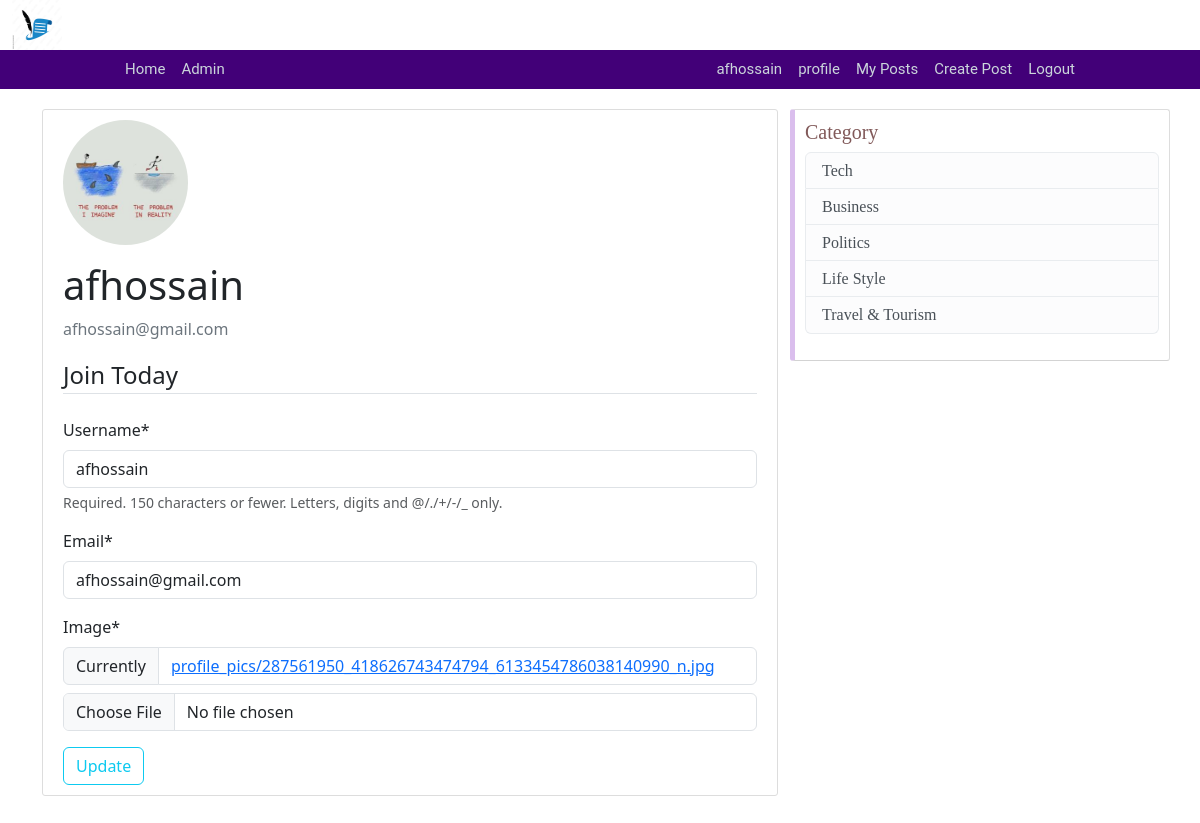
/profile/ (signed in), run on the app's committed database.
### users/models.py (models this page shows, shortened)
class Profile(models.Model):
    user=models.OneToOneField(User,on_delete=models.CASCADE)
    image=models.ImageField(default='default.jpg',upload_to='profile_pics')

### blog/models.py (models this page shows, shortened)
class Blog_Category(models.Model):
    name = models.CharField(max_length=100)

### users/views.py (the view)
# urls.py: path('profile/',user_views.profile,name='profile'),
@login_required
def profile(request):
        if request.method=="POST":
            u_form= UserUpdateForm(request.POST, instance= request.user)
            p_form=ProfileUpdateForm(request.POST, request.FILES ,instance= request.user.profile)
            if u_form.is_valid() and p_form.is_valid():
                u_form.save()
                p_form.save()
                messages.success(request,f'Your profile has been updated successfully!')
                return redirect("profile")
        else:
            u_form= UserUpdateForm( instance= request.user)
            p_form=ProfileUpdateForm(instance= request.user.profile)
        context={'u_form':u_form,
                 'p_form':p_form,
                 'blog_categories':get_blog_categories()}
        return render(request,'users/profile.html',context)

### users/forms.py
class UserUpdateForm(forms.ModelForm):
    email=forms.EmailField()
    class Meta:
        model=User
        fields=['username','email']

class ProfileUpdateForm(forms.ModelForm):
    class Meta:
        model=Profile
        fields=['image']

### users/views.py (called while the page is built)
def get_blog_categories():
    return Blog_Category.objects.all()

### users/templates/users/profile.html (shortened to what this page needs)
{% extends "blog/base.html" %}
{% load crispy_forms_tags %}
{% block content %}
<div class="content-section">
    <div class="media">
        <img class="rounded-circle account-img" src="{{ user.profile.image.url }}">
        <div class="media-body">
            <h2 class="account-heading">{{ user.username }}</h2>
            <p class="text-secondary">{{ user.email }}</p>
        </div>
    </div>
    <form method="POST" enctype="multipart/form-data">
        <fieldset class="form-group">
            <legend class="border-bottom mb-4">Join Today</legend>
            {{ u_form|crispy }}
            {{ p_form|crispy }}
        </fieldset>
        <div class="form-group">
            <button class="btn btn-outline-info" type="submit">Update</button>
        </div>
    </form>
</div>
{% endblock content %}

### blog/templates/blog/base.html (shortened to what this page needs)
{% load static %}
<!DOCTYPE html>
<html>
<head>
	<link rel="stylesheet" type="text/css" href="{% static 'blog/main.css' %}">
	<link rel="stylesheet" href="https://cdnjs.cloudflare.com/ajax/libs/font-awesome/5.15.4/css/all.min.css" />
	<link href="https://cdn.jsdelivr.net/npm/bootstrap@5.3.2/dist/css/bootstrap.min.css" rel="stylesheet"
>
</head>
<body>
	<header class="site-header">
		<div class="container-fluid" style="font-size: 15px ; font-family: 'Roboto', sans-serif;">
			<a class="navbar-brand" style="font-size: 15px ; font-family: 'Roboto', sans-serif;" href="#"><img
					style="height: 50px; width: 50px;" src="{% static 'blog/blog_logo.jpg' %} "></a>
		</div>
		<nav class="navbar navbar-expand-sm" style=" background-color: #420078; padding: 0px 105px;">
			<div class="container-fluid" style="font-size: 15px ; font-family: 'Roboto', sans-serif;">
				<div class="collapse navbar-collapse" id="navbarNav">
					<div class="navbar-nav me-auto">
						<a class="nav-link " aria-current="page" href="{% url 'blog-home' %}">Home</a>
						<a class="nav-link" href="{% url 'admin:index' %}">Admin</a>
					</div>
					<div class="navbar-nav">
						{% if user.is_authenticated %}
						<a class="nav-link">{{ user.username }}</a>
						<a class="nav-link" href=" {% url 'profile' %} ">profile</a>
						<a class="nav-link" href="{% url 'user-posts' user.username  %}">My Posts</a>
						<a class="nav-link" href="{% url 'post-create' %}">Create Post</a>
						<a class="nav-link" href=" {% url 'logout' %} ">Logout</a>
						{% else %}
						<a class="nav-link" href="{% url 'login'  %}">Login</a>
						<a class="nav-link" href="{% url 'register'  %}">Register</a>
						{% endif %}
					</div>
				</div>
			</div>
		</nav>
	</header>
	<main role="main" class="container">
		<div class="row">
			<div class="col-md-8">
				<div style="padding: 20px 0px ;">
					{% block content %}
					{% endblock %}
				</div>
			</div>
			<div class="col-md-4" style="padding: 20px 0px ;">
				<div  class="content-section sidebar">
					<h5>Category</h5>
					<ul class="list-group">
						{% if blog_categories %}
							{% for category in blog_categories %}
								<li class="list-group-item list-group-item-light">{{ category.name }}</li>
							{% endfor %}
						{% endif %}
					</ul>
				</div>
			</div>
		</div>
	</main>
</body>
</html>

### blog/static/blog/main.css (style rules this page uses)
body { background: #fafafa; color: #333333; margin-top: 5rem; font-family: Roboto, sans-serif; }
h1, h2, h3, h4, h5, h6 { color: #444444; }
a { color:greenyellow; }
ul { margin: 0; }
.site-header .navbar-nav .nav-link { color: #cbd5db; }
.content-section { background: #ffffff; padding: 10px 20px; border: 1px solid #dddddd; border-radius: 3px; margin-bottom: 20px; }
.account-img { height: 125px; width: 125px; margin-right: 20px; margin-bottom: 16px; }
.account-heading { font-size: 2.5rem; }
.sidebar { padding: 10px; color: #815959; font-family: 'Fauna One', serif; font-size: 16px; font-weight: 400; line-height: 1.2em; margin-bottom: 6px; border-bottom: 1px solid #D3D3D3; margin-top: 0; border-left: 5px solid #DABEED; }

### data on the page
Blog_Category: name "Tech"
Blog_Category: name "Business"
Blog_Category: name "Politics"
Blog_Category: name "Life Style"
Blog_Category: name "Travel & Tourism"

### other printed values
{{ user.username }} "afhossain"
{{ user.email }} "afhossain@gmail.com"
